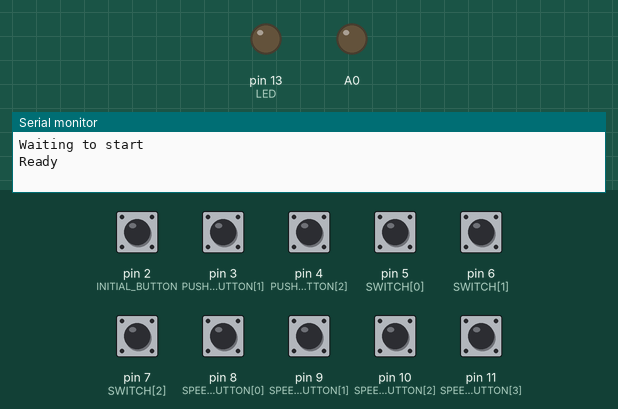
Simulated run of this sketch. Board: Arduino Leonardo, built with avr-gcc and run on an emulated ATmega32U4. Parts: output pins drawn as LEDs (lit = HIGH), the last lines printed to the serial monitor. Dashed ring = blinking. The inputs (shaded band) are chosen by the test bench; at power-on: pin 2 (INITIAL_BUTTON), pin 3 (PUSH_BUTTON[1]), pin 4 (PUSH_BUTTON[2]), pin 5 (SWITCH[0]), pin 6 (SWITCH[1]), pin 7 (SWITCH[2]), pin 8 (SPEED_BUTTON[0]), pin 9 (SPEED_BUTTON[1]), pin 10 (SPEED_BUTTON[2]), pin 11 (SPEED_BUTTON[3]) HIGH. USB keyboard and mouse output is not drawn.

Above: at 0.1 s.
At 3.26 s:
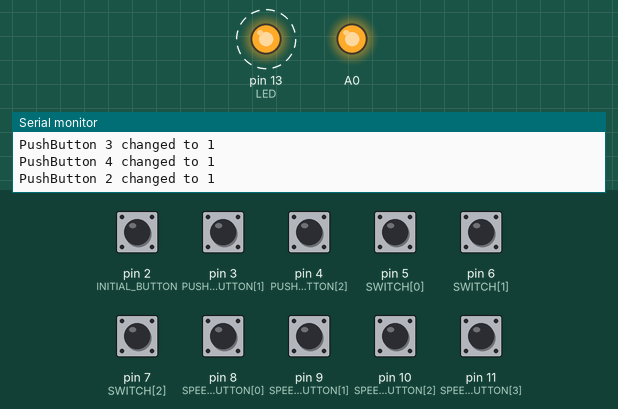
3.3 s: pin 8 (SPEED_BUTTON[0]) pulled LOW for 0.35 s
6.3 s: pin 9 (SPEED_BUTTON[1]) pulled LOW for 0.35 s
9.3 s: pin 10 (SPEED_BUTTON[2]) pulled LOW for 0.35 s
12.3 s: pin 11 (SPEED_BUTTON[3]) pulled LOW for 0.35 s
Timing chart, 0 to 16.3 s (numbered marks = the images above; inputs shaded):
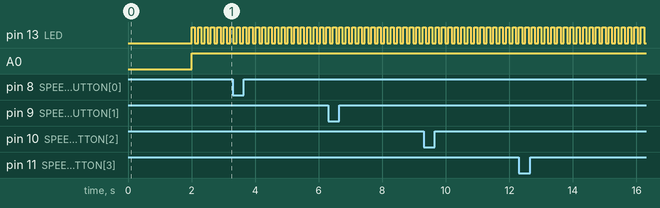

Measured:
- by itself, pin 13 (LED): alternates HIGH for 0.10 s and LOW for 0.10 s

The sketch:

main.ino
```cpp
#define NDEBUG
#include <Keyboard.h>

const int LED = 13;
static int LED_STATUS = false;

const int INITIAL_BUTTON = 2;

const int PUSH_BUTTON[3] = { 2, 3, 4 };
bool PUSH_BUTTON_STATUS[3] = { false, false, false };
const int PUSH_BUTTON_KEY[3] = { KEY_F5, KEY_F6, KEY_F12 };

const int SWITCH[3] = { 5, 6, 7 };
bool SWITCH_STATUS[3] = { false, false, false };
const int SWITCH_KEY[3] = { KEY_F11, 'y', 'p'};

//const int SWITCH[3] = { 7 };
//bool SWITCH_STATUS[3] = { false};

const int SPEED_BUTTON[4] = { 8, 9, 10, 11 };
const int SPEED_BUTTON_KEY[4] = { '7', '4', KEY_F7, KEY_F11 };

void setup() {
  pinMode(A0, OUTPUT);
  pinMode(LED, OUTPUT);
  for (int i = 0; i < 3; i++) {
    pinMode(PUSH_BUTTON[i], INPUT_PULLUP);
  }
  for (int i = 0; i < 3; i++) {
    pinMode(SWITCH[i], INPUT_PULLUP);
  }
  for (int i = 0; i < 4; i++) {
    pinMode(SPEED_BUTTON[i], INPUT_PULLUP);
  }
  ResetEncoder();

  LED_SWITCH();
  Serial.begin(9600);
  Serial.println("Waiting to start");

  while (!digitalRead(INITIAL_BUTTON))
    ;
  //digitalWrite(LED, LOW);
  LED_SWITCH();
  Serial.println("Ready");
  delay(2000);
  Keyboard.begin();
}

void loop() {
  analogWrite(A0, 1024);
//  Serial.println(digitalRead(2));
//  ReadEncoder();
  ReadPushButton();
  ReadSwitch();
  ReadSpeedButton();
}

void LED_SWITCH() {
  if (LED_STATUS) {
    digitalWrite(LED, LOW);
  } else {
    digitalWrite(LED, HIGH);
  }
  LED_STATUS = !LED_STATUS;
}

void ReadSpeedButton() {
  for (int i = 0; i < 4; i++) {
    if (!digitalRead(SPEED_BUTTON[i])) {
      Serial.println("Speed " + i);
      Keyboard.press(SPEED_BUTTON_KEY[i]);
      Keyboard.releaseAll();
    }
  }
}

void ReadPushButton() {
  bool newStatus[3] = { false, false, false };
  for (int i = 0; i < 3; i++) {
    newStatus[i] = digitalRead(PUSH_BUTTON[i]);
    if (newStatus[i] != PUSH_BUTTON_STATUS[i]) {
      Serial.print("PushButton ");
      Serial.print(PUSH_BUTTON[i]);
      Serial.print(" changed to ");
      Serial.println(newStatus[i]);

      Keyboard.press(PUSH_BUTTON_KEY[i]);
      Keyboard.releaseAll();
      LED_SWITCH();
      //PUSH_BUTTON_STATUS[i] = newStatus[i];

      delay(100);
    }
  }

}

void ReadSwitch() {
  bool newStatus[3] = { false, false, false };
  for (int i = 0; i < 3; i++) {
    newStatus[i] = digitalRead(SWITCH[i]);
    if (newStatus[i] != SWITCH_STATUS[i]) {
      Serial.print("Switch ");
      Serial.print(SWITCH[i]);
      Serial.println(" turned");
      SWITCH_STATUS[i] = newStatus[i];

      Keyboard.press(SWITCH_KEY[i]);
      Keyboard.releaseAll();
    }
  }
}


// Digital pin definitions
enum enDigitalPins
{
  // Rotary encoder input lines
  encoderSCL=A1,
  encoderSDA=A2,
  dpInEncoderPress=0,
};

static void ResetEncoder()
{
  // Rotary encoder input lines
  // Configure as input, turn on pullup resistors
  pinMode(encoderSCL, INPUT);
  digitalWrite(encoderSCL, HIGH);
  pinMode(encoderSDA, INPUT);
  digitalWrite(encoderSDA, HIGH);
  pinMode(dpInEncoderPress, INPUT);
}

void _lowlevel_ReadEncoder(int &rotate, int& press)
{
  rotate = (digitalRead(encoderSDA) * 2) + digitalRead(SCL);
  press = digitalRead(dpInEncoderPress);
}

void ReadEncoder()
{
  int Position, Press;
  int isForward = 0;
  int counter = 0;
  int currCount = 0;

  ResetEncoder();
  Serial.println("Reading the encoder... press a key to abort.");
  _lowlevel_ReadEncoder(Position, Press);
  while (!Serial.available())
  {
    int Position2, Press2;
    do
    {
      _lowlevel_ReadEncoder(Position2, Press2);
    } while ((Position2 == Position) && (Press2 == Press));
    if (Position2 != Position)
    {
      // "Forward" is shown by the position going from (0 to 1) or (1 to 3)
      // or (3 to 2) or (2 to 0).  Anything else indicates that the user is
      // turning the device the other way.  Remember: this is Gray code, not
      // binary.
      int isFwd = ((Position == 0) && (Position2 == 1)) ||
                  ((Position == 1) && (Position2 == 3)) ||
                  ((Position == 3) && (Position2 == 2)) ||
                  ((Position == 2) && (Position2 == 0));
      if (isFwd) {
        counter++;
        if (currCount - counter == 2) {
          Keyboard.press(KEY_UP_ARROW);
          Keyboard.releaseAll();
          currCount = counter;
          Serial.println("Forward");
        }
      }
      else {
        counter--;
        if (counter - currCount == 2) {
          Keyboard.press(KEY_DOWN_ARROW);
          Keyboard.releaseAll();
          currCount = counter;
          Serial.println("Backward");
        }
      }
      Serial.print(isFwd ? "FWD " : "BWD ");
      Serial.println(counter);
    }
    if (Press2 != Press)
    {
      Serial.println(Press ? "Press" : "Release");
      counter = 0;
    }
    Position = Position2;
    Press = Press2;
  }
}
```
